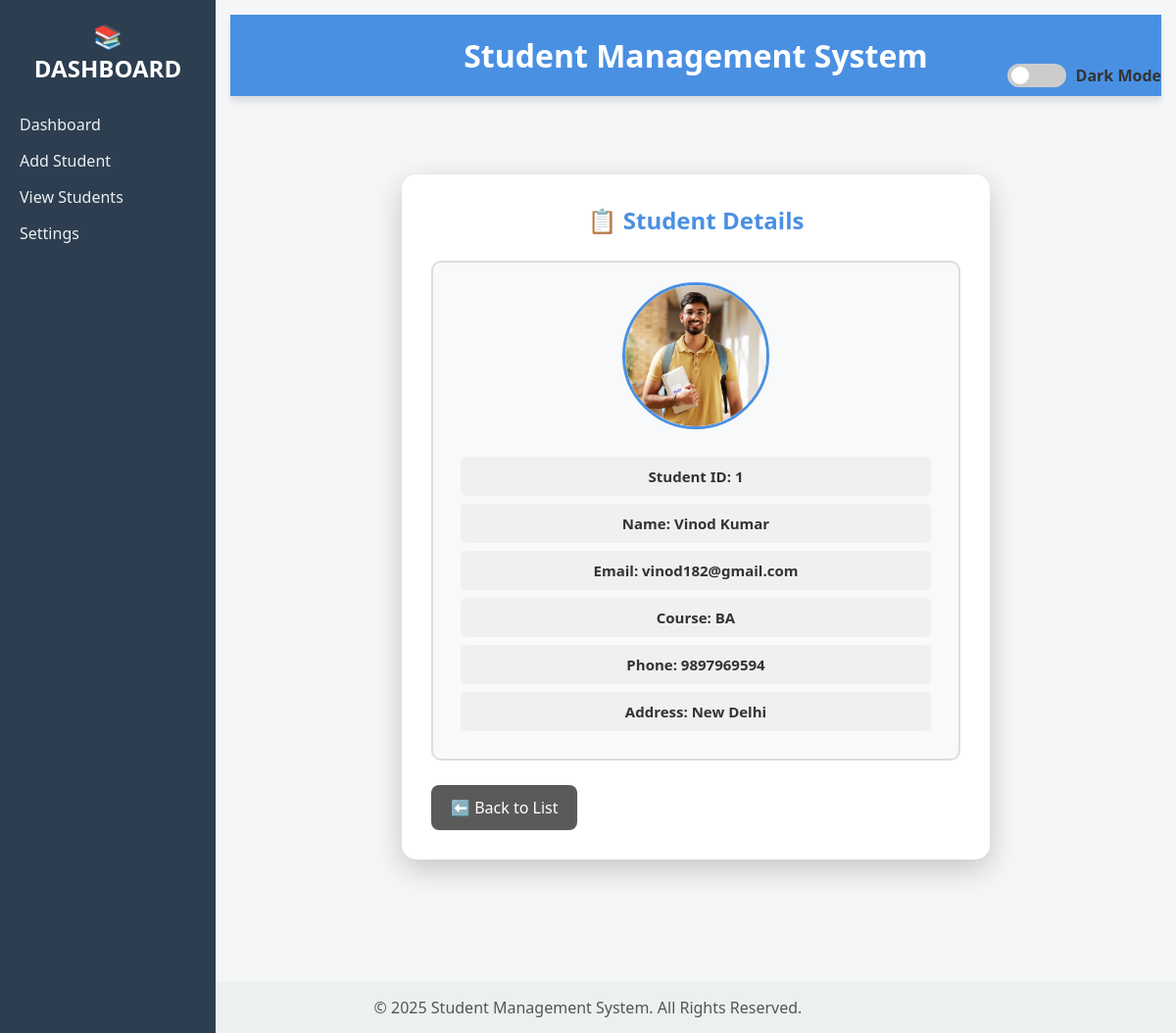
The page /student_view/1/ on the database its author committed.
### app1/models.py (models this page shows, shortened)
class Student(models.Model):
    student_id = models.CharField(max_length=20, unique=True)
    name = models.CharField(max_length=100)
    email = models.EmailField(unique=True)
    course = models.CharField(max_length=100)
    phone_number = models.CharField(max_length=15)
    address = models.TextField()
    profile_image = models.ImageField(upload_to='image_upload_path', blank=True, null=True)

### app1/views.py (the view)
# urls.py: path('student_view/<str:student_id>/', views.student_view, name='student_view'),
def student_view(request, student_id):
    student = get_object_or_404(Student, student_id=student_id)
    return render(request, 'app1/individual_student_view.html', {'student': student})

### app1/templates/app1/individual_student_view.html (shortened to what this page needs)
{% load static %}
<html>
<head>
    <link rel="stylesheet" href="{% static 'css/styles3.css' %}">
</head>
<body>
    <div class="dashboard-container">
        <aside class="sidebar">
            <h2>📚 DASHBOARD</h2>
            <nav>
                <ul>
                    <li><a href="{% url 'display' %}">Dashboard</a></li>
                    <li><a href="{% url 'add_student' %}">Add Student</a></li>
                    <li><a href="{% url 'display' %}">View Students</a></li>
                    <li><a href="#">Settings</a></li>
                </ul>
            </nav>
        </aside>
        <main class="main-content">
            <header>
                <h1>Student Management System</h1>
                <div class="dark-mode-toggle">
                    <label class="switch">
                        <span class="slider round"></span>
                    </label>
                    <span>Dark Mode</span>
                </div>
            </header>
            <div class="details-container">
                <h2>📋 Student Details</h2>
                <div class="student-info">
                    {% if student.profile_image %}
                        <img src="{{ student.profile_image.url }}" alt="{{ student.name }}" class="student-img">
                    {% else %}
                        <img src="{% static 'images/student_img.png' %}" alt="Default Image" class="student-img">
                    {% endif %}
                    <p><span class="highlight">Student ID: {{ student.student_id }}</span></p>
                    <p><span class="highlight">Name: {{ student.name }}</span></p>
                    <p><span class="highlight">Email: {{ student.email }}</span></p>
                    <p><span class="highlight">Course: {{ student.course }}</span></p>
                    <p><span class="highlight">Phone: {{ student.phone_number }}</span></p>
                    <p><span class="highlight">Address: {{ student.address }}</span></p>
                </div>
                <a href="{% url 'display' %}" class="back-btn">⬅️ Back to List</a>
            </div>
        </main>
    </div>
    <footer>
        <p>© 2025 Student Management System. All Rights Reserved.</p>
    </footer>
</body>
</html>

### app1/static/css/styles3.css (style rules this page uses)
* { margin: 0; padding: 0; box-sizing: border-box; }
body { font-family: 'Segoe UI', sans-serif; background: #f4f6f8; color: #333; transition: background 0.3s, color 0.3s; }
.dashboard-container { display: flex; min-height: 100vh; }
.sidebar { background: #2c3e50; color: #fff; width: 220px; padding: 20px; position: fixed; height: 100%; transition: all 0.3s ease-in-out; }
.sidebar h2 { text-align: center; margin-bottom: 30px; }
.sidebar ul { list-style: none; }
.sidebar ul li { margin: 15px 0; }
.sidebar ul li a { text-decoration: none; color: #ecf0f1; font-size: 16px; transition: 0.3s; }
.main-content { margin-left: 220px; padding: 15px; flex: 1; transition: margin-left 0.3s ease-in-out; }
header { background-color: #4a90e2; padding: 20px 0; text-align: center; color: white; box-shadow: 0 6px 6px rgba(0, 0, 0, 0.1); }
h1 { margin: 0; font-size: 2rem; font-weight: 600; }
footer { text-align: center; padding: 15px; background: #ecf0f1; font-size: 16px; color: #555; margin-top: 30px; }
.dark-mode-toggle { position: absolute; top: 65px; right: 15px; display: flex; align-items: center; gap: 10px; font-weight: bold; color: #333; }
.switch { position: relative; display: inline-block; width: 60px; height: 24px; }
.slider { position: absolute; cursor: pointer; background-color: #ccc; border-radius: 34px; top: 0; left: 0; right: 0; bottom: 0; transition: 0.4s; }
.slider::before { position: absolute; content: ""; height: 18px; width: 18px; left: 4px; bottom: 3px; background-color: white; border-radius: 50%; transition: 0.4s; }

### app1/templates/app1/individual_student_view.html (style rules this page uses)
.details-container { background: white; margin: 80px auto; max-width: 600px; padding: 30px; border-radius: 15px; box-shadow: 0 10px 30px rgba(0, 0, 0, 0.2); transition: 0.3s ease-in-out; }
.details-container h2 { text-align: center; margin-bottom: 25px; color: #4a90e2; }
.student-info { background: #f8f9fa; padding: 20px; border-radius: 10px; margin-top: 20px; text-align: center; border: 2px solid #ddd; }
.student-info p { margin: 8px; font-size: 15px; color: #333; }
.highlight { display: block; background: #f0f0f0; padding: 10px; margin-bottom: 8px; font-weight: bold; border-radius: 5px; }
.student-img { width: 150px; height: 150px; object-fit: cover; border-radius: 50%; border: 3px solid #4a90e2; margin-bottom: 20px; transition: transform 0.3s; }
.back-btn { display: inline-block; margin-top: 25px; background: #5a5a5a; color: white; padding: 12px 20px; border-radius: 8px; text-decoration: none; font-size: 16px; transition: background-color 0.3s; }

### rows shown on the page
Student: profile_image (picture), student_id "1", name "Vinod Kumar", email "vinod182@gmail.com", course "BA", phone_number "9897969594", address "New Delhi"
